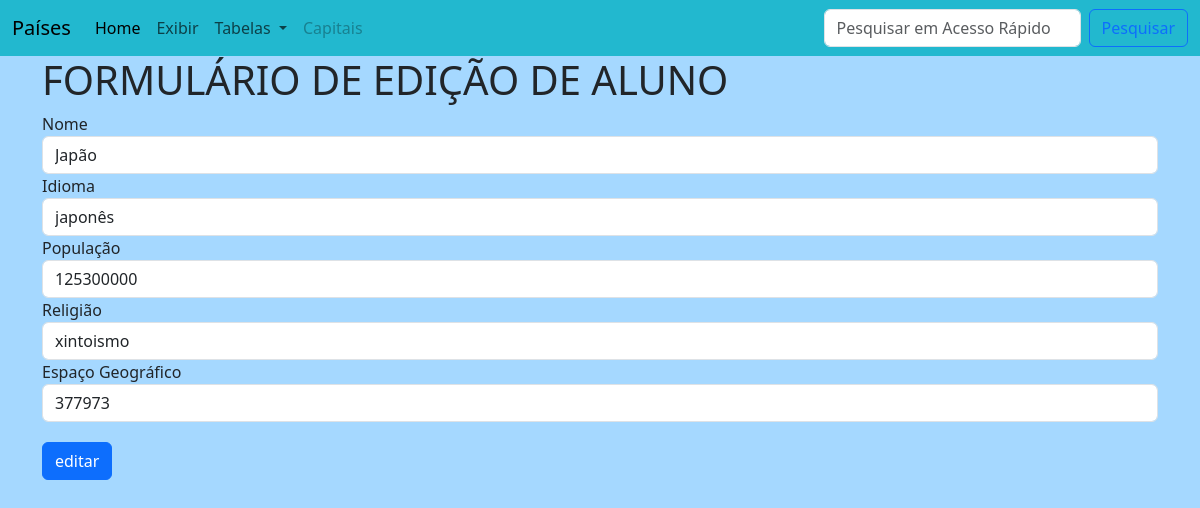
/prova2/prova2/formulario_editar_paises.php?id=1, run on the app's committed database.
### tables this page shows
CREATE TABLE `paises` (
  `id` int(11) NOT NULL AUTO_INCREMENT,
  `pais` varchar(60) DEFAULT NULL,
  `idioma` varchar(60) DEFAULT NULL,
  `populacao` int(60) DEFAULT NULL,
  `religiao` varchar(60) DEFAULT NULL,
  `espaco_geografico` int(60) DEFAULT NULL,
  PRIMARY KEY (`id`)
);

### prova2/prova2/formulario_editar_paises.php (the view, shortened to what this page needs)
<!doctype html>
<html lang="pt-br">
  <head>
    <link href="https://cdn.jsdelivr.net/npm/bootstrap@5.3.1/dist/css/bootstrap.min.css" rel="stylesheet">
  </head>
  <body style="background-color: #a5d8ff;">
    <?php
        include "menu_paises.php";
        include "conexao_paises.php";
    ?>
    <DIV class="container">
        <h1>FORMULÁRIO DE EDIÇÃO DE ALUNO</h1>
        <?php
          $sql = "SELECT * FROM paises where id = $_GET[id];";
          $sql = $con->query($sql);
          $linha = $sql->fetch_assoc();
        ?>
        <form action="editar_pais.php?id=<?php echo $linha['id']?>" method="post">
            Nome
            <input type="text" name="pais" value="<?php echo $linha['pais'] ?>" class="form-control" required autocomplete="off">
            Idioma
            <input type="text" name="idioma" value="<?php echo $linha['idioma'] ?>" class="form-control" required autocomplete="off">
            População
            <input type="number" class="form-control" value="<?php echo $linha['populacao'] ?>" name="populacao" autocomplete="off" placeholder="Digite somente números">
            Religião
            <input type="text" name="religiao" value="<?php echo $linha['religiao'] ?>" class="form-control" autocomplete="off">
            Espaço Geográfico
            <input type="text" name="espaco_geografico" value="<?php echo $linha['espaco_geografico'] ?>" class="form-control" autocomplete="off" placeholder="Digite somente números">
          <input type="submit" class="btn btn-primary" style="margin-top: 20px" value="editar">
        </form>
    </DIV>
  </body>
</html>

### data on the page
paises: pais "Japão", idioma "japonês", populacao "125300000", religiao "xintoismo", espaco_geografico "377973"
